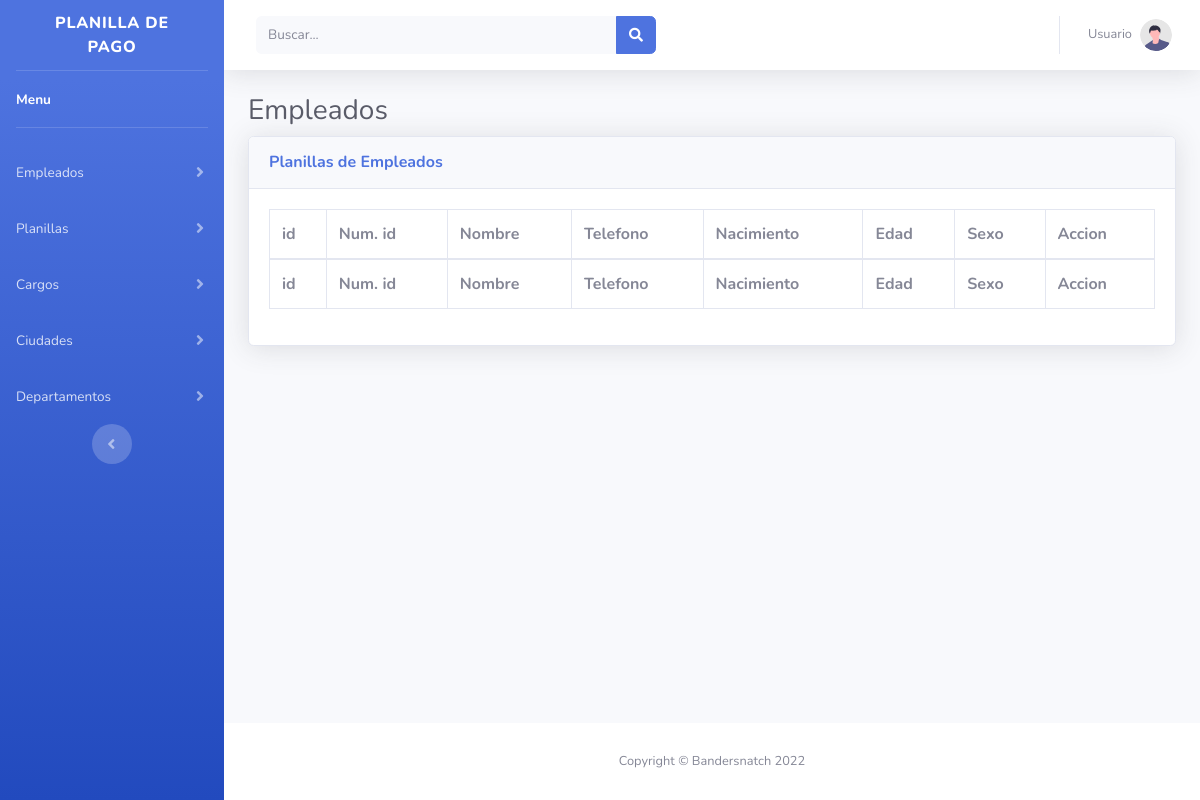
Page /tablas.php?idUsuario=1&Empresas_idEmpresas=1 (signed in) on the earlier database version.
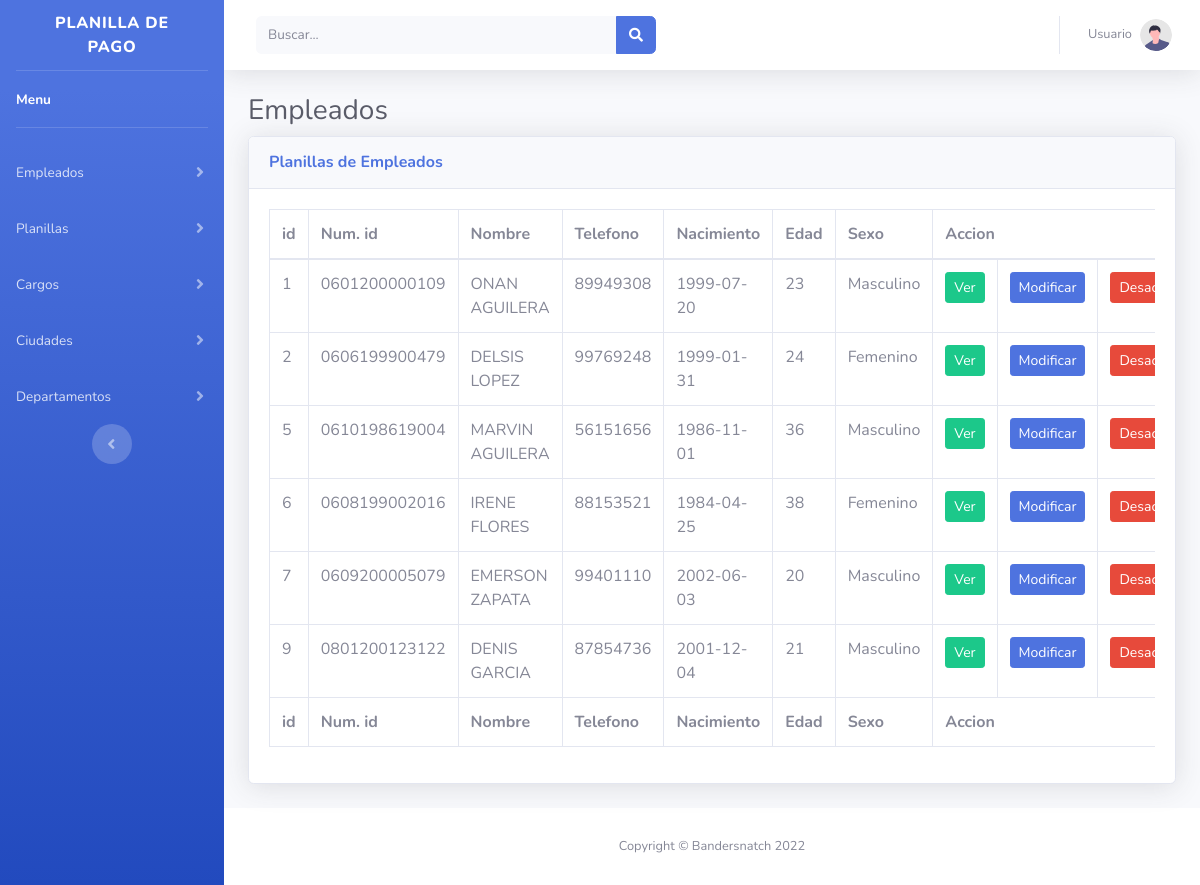
Same page on the later database version.
### tables this page shows
CREATE TABLE `empleados` (
  `idEmpleados` int NOT NULL AUTO_INCREMENT,
  `Empresas_idEmpresas` int NOT NULL,
  `Cedula` varchar(15) NOT NULL,
  `PrimerNombre` varchar(45) NOT NULL,
  `SegundoNombre` varchar(45) NOT NULL,
  `PrimerApellido` varchar(45) NOT NULL,
  `SegundoApellido` varchar(45) DEFAULT NULL,
  `Telefono` varchar(10) NOT NULL,
  `Direccion` varchar(45) NOT NULL,
  `FechaNacimiento` date NOT NULL,
  `FechaIngreso` date NOT NULL,
  `CuentaBancaria` varchar(45) NOT NULL,
  `Sexos_idSexo` int NOT NULL,
  `Cargos_idCargos` int NOT NULL,
  `Estados_idEstado` int NOT NULL,
  `Correo` varchar(45) DEFAULT NULL,
  `Ciudades_idCiudades` int NOT NULL,
  PRIMARY KEY (`idEmpleados`),
  UNIQUE KEY `CuentaBancaria_UNIQUE` (`CuentaBancaria`),
  KEY `fk_Empleados_Sexos1_idx` (`Sexos_idSexo`),
  KEY `fk_Empleados_Estados1_idx` (`Estados_idEstado`),
  KEY `fk_Empleados_Ciudades1_idx` (`Ciudades_idCiudades`),
  KEY `fk_Empleados_Cargos1_idx` (`Cargos_idCargos`),
  KEY `fk_Empleados_Empresas1_idx` (`Empresas_idEmpresas`),
  CONSTRAINT `fk_Empleados_Ciudades1` FOREIGN KEY (`Ciudades_idCiudades`) REFERENCES `ciudades` (`idCiudades`),
  CONSTRAINT `fk_Empleados_Cargos1` FOREIGN KEY (`Cargos_idCargos`) REFERENCES `cargos` (`idCargo`),
  CONSTRAINT `fk_Empleados_Estados1` FOREIGN KEY (`Estados_idEstado`) REFERENCES `estados` (`idEstado`),
  CONSTRAINT `fk_Empleados_Sexos1` FOREIGN KEY (`Sexos_idSexo`) REFERENCES `sexos` (`idSexo`),
  CONSTRAINT `fk_Empleados_Empresas1` FOREIGN KEY (`Empresas_idEmpresas`) REFERENCES `empresas` (`idEmpresa`)
);

### SqlTools/database.php (called while the page is built, shortened)
<?php
    class database{
        private $servername='localhost';
        private $username='root';
        private $password='root';
        private $dbname='sistema_planilla';
        private $mysqli='';
        public function __construct(){
            $this->mysqli = new mysqli($this->servername,$this->username,$this->password,$this->dbname);
        }
        public function select($table,$rows="*",$where = null){
            if ($where != null) {
                $sql="SELECT $rows FROM $table WHERE $where";
            }else{
                $sql="SELECT $rows FROM $table";
            }
            $this->sql = $result = $this->mysqli->query($sql);
        }
    }
?>

### tablas.php (the view, shortened to what this page needs)
<!DOCTYPE html>
<html lang="en">
<head>
  <link href="vendor/fontawesome-free/css/all.min.css" rel="stylesheet" type="text/css">
  <link href="css/estilo.css" rel="stylesheet">
</head>
<body id="page-top">
<?php $Usuario = $_GET['idUsuario'];
  $Empresa = $_GET['Empresas_idEmpresas'];?>
  <div id="wrapper">
    <ul class="navbar-nav bg-gradient-primary sidebar sidebar-dark accordion" id="accordionSidebar">
      <a class="sidebar-brand d-flex align-items-center justify-content-center" href="index.php">
        <div class="sidebar-brand-text mx-3">Planilla de Pago</div>
      </a>
      <hr class="sidebar-divider my-0">
      <li class="nav-item active">
        <a class="nav-link" href="index.php?idUsuario=<?php echo $Usuario?>&Empresas_idEmpresas=<?php echo $Empresa?>">
          <span>Menu</span></a>
      </li>
      <hr class="sidebar-divider">
      <li class="nav-item">
        <a class="nav-link collapsed" href="#" data-toggle="collapse" data-target="#collapseEmpleados" aria-expanded="true"
          aria-controls="collapseEmpleados">
          <span>Empleados</span>
        </a>
      </li>
      <li class="nav-item">
        <a class="nav-link collapsed" href="#" data-toggle="collapse" data-target="#collapsePlanillas"
          aria-expanded="true" aria-controls="collapsePlanillas">
          <span>Planillas</span>
        </a>
      </li>
      <li class="nav-item">
        <a class="nav-link collapsed" href="#" data-toggle="collapse" data-target="#collapseCargos"
          aria-expanded="true" aria-controls="collapseCargos">
          <span>Cargos</span>
        </a>
      </li>
      <li class="nav-item">
        <a class="nav-link collapsed" href="#" data-toggle="collapse" data-target="#collapseCiudades"
          aria-expanded="true" aria-controls="collapseCiudades">
          <span>Ciudades</span>
        </a>
      </li>
      <li class="nav-item">
        <a class="nav-link collapsed" href="#" data-toggle="collapse" data-target="#collapseDepartamentos"
          aria-expanded="true" aria-controls="collapseDepartamentos">
          <span>Departamentos</span>
        </a>
      </li>
      <div class="text-center d-none d-md-inline">
        <button class="rounded-circle border-0" id="sidebarToggle"></button>
      </div>
    </ul>
    <div id="content-wrapper" class="d-flex flex-column">
      <div id="content">
        <nav class="navbar navbar-expand navbar-light bg-white topbar mb-4 static-top shadow">
          <form class="d-none d-sm-inline-block form-inline mr-auto ml-md-3 my-2 my-md-0 mw-100 navbar-search">
            <div class="input-group">
              <input type="text" class="form-control bg-light border-0 small" placeholder="Buscar..."
                aria-label="Search" aria-describedby="basic-addon2">
              <div class="input-group-append">
                <button class="btn btn-primary" type="button">
                  <i class="fas fa-search fa-sm"></i>
                </button>
              </div>
            </div>
          </form>
          <ul class="navbar-nav ml-auto">
            <li class="nav-item dropdown no-arrow">
              <a class="nav-link dropdown-toggle" href="#" id="userDropdown" role="button" data-toggle="dropdown"
                aria-haspopup="true" aria-expanded="false">
                <span class="mr-2 d-none d-lg-inline text-gray-600 small">Usuario</span>
                <img class="img-profile rounded-circle" src="img/undraw_profile.svg">
              </a>
            </li>
          </ul>
        </nav>
        <div class="container-fluid">
          <h1 class="h3 mb-2 text-gray-800">Empleados</h1>
          <div class="card shadow mb-4">
            <div class="card-header py-3">
              <h6 class="m-0 font-weight-bold text-primary">Planillas de Empleados</h6>
            </div>
            <div class="table-body">
              <div class="table-responsive">
                <table class="table table-bordered" id="dataTable" width="100%" cellspacing="0">
                  <thead>
                    <tr>
                      <th>id</th>
                      <th>Num. id</th>
                      <th>Nombre</th>
                      <th>Telefono</th>
                      <th>Nacimiento</th>
                      <th>Edad</th>
                      <th>Sexo</th>
                      <th scope="col" colspan="3">Accion</th>
                    </tr>
                  </thead>
                  <tfoot>
                    <tr>
                      <th>id</th>
                      <th>Num. id</th>
                      <th>Nombre</th>
                      <th>Telefono</th>
                      <th>Nacimiento</th>
                      <th>Edad</th>
                      <th>Sexo</th>
                      <th scope="col" colspan="3">Accion</th>
                    </tr>
                  </tfoot>
                  <tbody>
                    <?php include 'SqlTools/database.php';
                    $grid = new database();
                    $grid ->select('empleados', 'idEmpleados, Cedula, PrimerNombre, SegundoNombre,
                            PrimerApellido, SegundoApellido, Telefono, Direccion,
                            FechaNacimiento, FechaIngreso, CuentaBancaria, Sexos_idSexo,
                            Cargos_idCargos, Estados_idEstado, Correo,
                            Ciudades_idCiudades, Correo, concat(PrimerNombre," ",PrimerApellido) as Nombre,
                            Telefono,FechaNacimiento,
                            if(Month(now()) - Month(FechaNacimiento)>0, YEAR(now()) - YEAR(FechaNacimiento)+1, YEAR(now()) - YEAR(FechaNacimiento)) AS EDAD,
                            if(Sexos_idSexo = 1, "Masculino", "Femenino") as Sexo', "Estados_idEstado = 1 AND Empresas_idEmpresas='$Empresa'");
                    $table = $grid ->sql;
                    ?>
                    <?php while ($row = mysqli_fetch_assoc($table)) { ?>
                      <tr>
                        <td><?php echo $row['idEmpleados']; ?></td>
                        <td><?php echo $row['Cedula']; ?></td>
                        <td><?php echo $row['Nombre']; ?></td>
                        <td><?php echo $row['Telefono']; ?></td>
                        <td><?php echo $row['FechaNacimiento']; ?></td>
                        <td><?php echo $row['EDAD']; ?></td>
                        <td><?php echo $row['Sexo']; ?></td>
                        <td>
                            <a href="SqlTools/readEmployee.php?idEmpleados=<?php echo $row['idEmpleados']; ?>&idUsuario=<?php echo $Usuario?>&Empresas_idEmpresas=<?php echo $Empresa?>" class="btn btn-success btn-sm">Ver</a>
                        </td>
                        <td>
                            <a href="modificarEmpleado.php?idEmpleados=<?php echo $row['idEmpleados']; ?>&idUsuario=<?php echo $Usuario?>&Empresas_idEmpresas=<?php echo $Empresa?>" class="btn btn-primary btn-sm">Modificar</a>
                        </td>
                        <td>
                            <a href="SqlTools/inactivate.php?idEmpleados=<?php echo $row['idEmpleados']; ?>&idUsuario=<?php echo $Usuario?>&Empresas_idEmpresas=<?php echo $Empresa?>" class="btn btn-danger btn-sm">Desactivar</a>
                        </td>
                      </tr>
                    <?php }?>
                  </tbody>
                </table>
              </div>
            </div>
          </div>
        </div>
      </div>
      <footer class="sticky-footer bg-white">
        <div class="container my-auto">
          <div class="copyright text-center my-auto">
            <span>Copyright &copy; Bandersnatch 2022 </span>
          </div>
        </div>
      </footer>
    </div>
  </div>
</body>
</html>

Differences in the rows shown:
now on this page (row edited): empleados: idEmpleados "1", Cedula "0601200000109", Nombre "ONAN AGUILERA", Telefono "89949308", FechaNacimiento "1999-07-20", EDAD "23", Sexo "Masculino"
now on this page (row edited): empleados: idEmpleados "2", Cedula "0606199900479", Nombre "DELSIS LOPEZ", Telefono "99769248", FechaNacimiento "1999-01-31", EDAD "24", Sexo "Femenino"
now on this page (row edited): empleados: idEmpleados "5", Cedula "0610198619004", Nombre "MARVIN AGUILERA", Telefono "56151656", FechaNacimiento "1986-11-01", EDAD "36", Sexo "Masculino"
now on this page (row edited): empleados: idEmpleados "6", Cedula "0608199002016", Nombre "IRENE FLORES", Telefono "88153521", FechaNacimiento "1984-04-25", EDAD "38", Sexo "Femenino"
now on this page (row edited): empleados: idEmpleados "7", Cedula "0609200005079", Nombre "EMERSON ZAPATA", Telefono "99401110", FechaNacimiento "2002-06-03", EDAD "20", Sexo "Masculino"
now on this page (row edited): empleados: idEmpleados "9", Cedula "0801200123122", Nombre "DENIS GARCIA", Telefono "87854736", FechaNacimiento "2001-12-04", EDAD "21", Sexo "Masculino"
